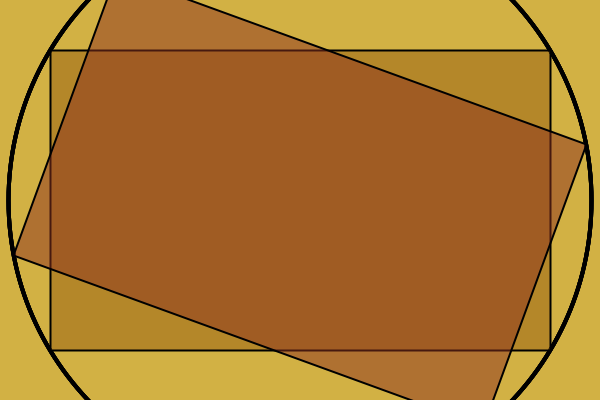
Frame 1 (no input)
Frame 60 (the mouse pressed at the canvas centre just before this capture): identical to frame 1, image omitted
Frame 120 (the mouse held since frame 60 and released just before this capture): identical to frame 1, image omitted

The Processing sketch that drew this single still picture (run headless with seeded random() and noise(); from frame 60 on, the mouse is pressed at the canvas centre):

// Processing sketch: scale1
// ── scale1.pde
void setup() {
   size(600, 400);
}

void draw() {
   background(210, 177, 68);
   stroke(0);
   noFill();
   
   // move the origin to the center of the screen
   translate(300, 200);
   scale(2.0);
   
   strokeWeight(2);
   drawCircleTo( 125,  75);
   drawCircleTo( 125, -75);
   drawCircleTo(-125,  75);
   drawCircleTo(-125, -75);
   strokeWeight(1);
   
   fill(149, 93, 13, 128);
   rect(-125, -75, 250, 150);    
   fill(139, 49, 30, 128);
   
   rotate(radians(20));
   
   rect(-125, -75, 250, 150);
}

void drawCircleTo(float x, float y) {
   float r = dist(0, 0, x, y);
   ellipse(0, 0, 2*r, 2*r);
}
